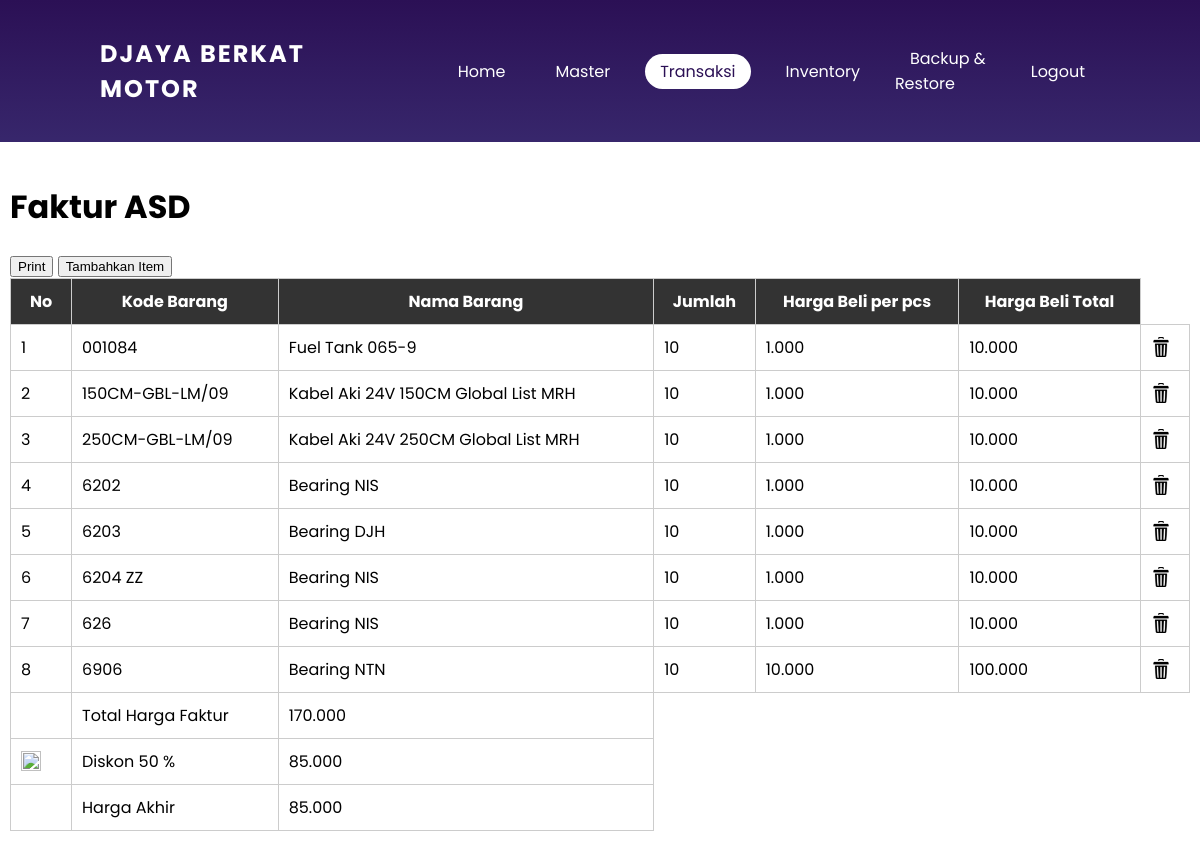
The app's page /transaksi/fakturjual.php?nofaktur=ASD (signed in) with its own data.
### tables this page shows
CREATE TABLE `transaksijual` (
  `id` int(20) NOT NULL,
  `tanggal` date DEFAULT NULL,
  `jatuhtempo` date DEFAULT NULL,
  `nofaktur` varchar(25) NOT NULL,
  `barang` varchar(50) NOT NULL,
  `Member` varchar(50) NOT NULL,
  `quantity` int(11) DEFAULT NULL,
  `harga_jual` decimal(10,2) DEFAULT NULL,
  `jenis_bayar` varchar(15) NOT NULL,
  `metodebayarhutang` varchar(15) NOT NULL,
  `status_bayar` varchar(15) NOT NULL,
  `seller` varchar(50) NOT NULL,
  `hutang_terbayar` int(30) NOT NULL,
  `kode_item` varchar(50) DEFAULT NULL,
  `satuan` varchar(20) DEFAULT NULL,
  `kategori` varchar(20) DEFAULT NULL,
  `total_harga_jual_barang` int(11) DEFAULT NULL,
  `id_item` int(11) NOT NULL,
  `diskonfaktur` int(3) NOT NULL
);

### transaksi/fakturjual.php (the view, shortened to what this page needs)
<?php
include '../koneksi.php';
$no = 0;
$total_harga_faktur =0;
if (isset($_GET['nofaktur'])) {
    $nofaktur = $_GET['nofaktur'];
?>
<!DOCTYPE html>
<html>
<head>
    <link rel="stylesheet" href="../CSS/styles.css">
    </head>
<body>
<div class="container">
    <div class="content">
<h1>Faktur <?php echo $nofaktur;?></h1>
<button onclick="printTable()">Print</button>
<button>
    <a href='tambah1fakturjual.php?tambah=<?php echo $nofaktur; ?>'>Tambahkan Item</a>
</button>
<table id="printTable">
    <thead>
    <tr>
        <th style="width: 40px;">No</th>
        <th>Kode Barang</th>
        <th>Nama Barang</th>
        <th>Jumlah</th>
        <th>Harga Beli per pcs</th>
        <th>Harga Beli Total</th>
    </tr>
    </thead>
    <tbody>
        <?php
            $query = "SELECT * FROM transaksijual WHERE nofaktur = '$nofaktur'";
            $result = mysqli_query($conn, $query);
            while ($row = mysqli_fetch_assoc($result)) {
                $total_harga = $row['quantity'] * $row['harga_jual'];
                $total_harga_faktur += $total_harga;
                $diskon = $row['diskonfaktur'];
        ?>
        <tr>
            <td><?php echo ++$no; ?></td>
            <td><?php echo $row['kode_item']; ?></td>
            <td><?php echo $row['barang']; ?></td>
            <td><?php echo $row['quantity']; ?></td>
            <td><?php echo number_format($row['harga_jual'],0,',','.'); ?></td>
            <td><?php echo number_format($total_harga,0,',','.'); ?></td>
            <td>
                        <a href="prosesfakturjual.php?hapus=yes&nofaktur=<?php echo $row['nofaktur']; ?>&kode_item=<?php echo $row['kode_item']; ?>" type="button" onClick="return confirm('Apakah anda yakin ingin menghapus data transaksi dengan nomor faktur <?php echo $row['nofaktur']; ?> dan kode item <?php echo $row['kode_item']; ?> tersebut???')" style="text-decoration: none;">
                            <img src="../IconImage/deleteimg.png" style="width: 20px; height: 20px;">
                        </a>
                    </td>
        </tr>
        <?php
    }?>
    <tr>
    <td></td>
    <td>Total Harga Faktur</td>
    <td><?php echo number_format($total_harga_faktur,0,',','.'); ?></td>
    </tr>
    <tr>
       <td><a href="kelolafakturjual.php?ubah=<?php echo $nofaktur; ?>" type="button" style="text-decoration: none;">
       <img src="../IconImage/editimg.png" style="width: 20px; height: 20px;">
       </a></td>
       <td>Diskon <?php echo $diskon?> %</td>
       <td><?php
       $harga_diskon = ($diskon / 100) * $total_harga_faktur;
       echo number_format($harga_diskon,0,',','.');
       ?></td>
       </tr>
       <tr>
       <td></td>
       <td>Harga Akhir</td>
       <td><?php
       $harga_faktur_akhir = $total_harga_faktur - $harga_diskon;
       echo number_format($harga_faktur_akhir,0,',','.');
       ?></td>
       </tr>
    <?php
    }
?>
    </tbody>
</table>

### CSS/styles.css (style rules this page uses)
body { font-family: 'Poppins', sans-serif; background-color: #fff; margin: 0; padding: 0; overflow-x: hidden; background: linear-gradient(#2b1055,#7597de); }
.container { max-width: 100%; margin: 0; padding: 0; background-color: #ffffff; min-height: 520px; }
.content { max-width: 12000px; margin-left: -10px; margin-right: -10px; padding: 20px; background-color: #ffffff; }
table { width: 100%; border-collapse: collapse; }
table th, table td { padding: 10px; border: 1px solid #ccc; }
table th { background-color: #333; color: #fff; }
a { color: inherit; text-decoration: none; }

### records on screen
transaksijual: kode_item "001084", barang "Fuel Tank 065-9", quantity "10", harga_jual "1.000", total_harga "10.000"
transaksijual: kode_item "150CM-GBL-LM/09", barang "Kabel Aki 24V 150CM Global List MRH", quantity "10", harga_jual "1.000", total_harga "10.000"
transaksijual: kode_item "250CM-GBL-LM/09", barang "Kabel Aki 24V 250CM Global List MRH", quantity "10", harga_jual "1.000", total_harga "10.000"
transaksijual: kode_item "6202", barang "Bearing NIS", quantity "10", harga_jual "1.000", total_harga "10.000"
transaksijual: kode_item "6203", barang "Bearing DJH", quantity "10", harga_jual "1.000", total_harga "10.000"
transaksijual: kode_item "6204 ZZ", barang "Bearing NIS", quantity "10", harga_jual "1.000", total_harga "10.000"
transaksijual: kode_item "626", barang "Bearing NIS", quantity "10", harga_jual "1.000", total_harga "10.000"
transaksijual: kode_item "6906", barang "Bearing NTN", quantity "10", harga_jual "10.000", total_harga "100.000", diskonfaktur "50", diskonfaktur "85.000"

### other values on screen
$nofaktur "ASD"
$total_harga_faktur "170.000"
